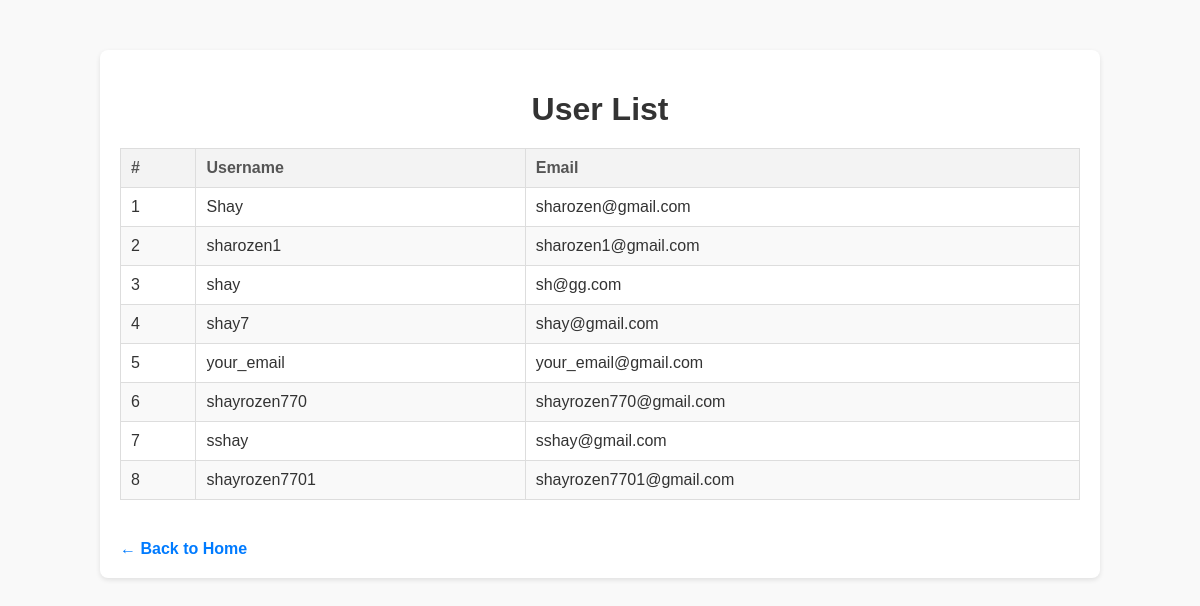
The page /userlist/ (signed in) on the database its author committed.
### therapist/models.py (models this page shows, shortened)
class CustomUser(AbstractUser):
    is_client = models.BooleanField(default=False)
    is_admin = models.BooleanField(default=False)
    groups = models.ManyToManyField(
        'auth.Group',
        related_name='customuser_groups',  # Add this
        blank=True,
        help_text='The groups this user belongs to.',
        verbose_name='groups',
    )
    user_permissions = models.ManyToManyField(
        'auth.Permission',
        related_name='customuser_user_permissions',  # Add this
        blank=True,
        help_text='Specific permissions for this user.',
        verbose_name='user permissions',
    )

### therapist/views.py (the view)
# urls.py: path('userlist/', user_list, name='user_list'),
@login_required
def user_list(request):
    users = User.objects.all()
    return render(request, 'user_list.html', {'users': users})

### therapist/templates/user_list.html (shortened to what this page needs)
<!DOCTYPE html>
<html lang="en">
<head>
    {% load static %}
    <link rel="stylesheet" href="{% static 'css/style.css' %}">
</head>
<body>
    <div class="container">
        <h1>User List</h1>
        <table>
            <thead>
                <tr>
                    <th>#</th>
                    <th>Username</th>
                    <th>Email</th>
                </tr>
            </thead>
            <tbody>
                {% for user in users %}
                <tr>
                    <td>{{ forloop.counter }}</td>
                    <td>{{ user.username }}</td>
                    <td>{{ user.email }}</td>
                </tr>
                {% empty %}
                <tr>
                    <td colspan="3">No users found.</td>
                </tr>
                {% endfor %}
            </tbody>
        </table>
        <a href="/" class="back-link">← Back to Home</a>
    </div>
</body>
</html>

### static/css/style.css (style rules this page uses)
body { font-family: Arial, sans-serif; margin: 0; padding: 0; background-color: #f9f9f9; color: #333; }

### therapist/templates/user_list.html (style rules this page uses)
body { font-family: Arial, sans-serif; background-color: #f9f9f9; margin: 0; padding: 0; }
.container { width: 80%; margin: 50px auto; background: #ffffff; border-radius: 8px; box-shadow: 0 2px 5px rgba(0, 0, 0, 0.1); padding: 20px; }
h1 { text-align: center; color: #333; font-size: 2rem; margin-bottom: 20px; }
table { width: 100%; border-collapse: collapse; margin-bottom: 20px; }
table th, table td { padding: 10px; text-align: left; border: 1px solid #ddd; }
table th { background-color: #f3f3f3; color: #555; }
table tr:nth-child(even) { background-color: #f9f9f9; }
.back-link { display: inline-block; margin-top: 20px; text-decoration: none; color: #007bff; font-weight: bold; transition: color 0.3s; }

### rows shown on the page
CustomUser: username "Shay", email "sharozen@gmail.com"
CustomUser: username "sharozen1", email "sharozen1@gmail.com"
CustomUser: username "shay", email "sh@gg.com"
CustomUser: username "shay7", email "shay@gmail.com"
CustomUser: username "your_email", email "your_email@gmail.com"
CustomUser: username "shayrozen770", email "shayrozen770@gmail.com"
CustomUser: username "sshay", email "sshay@gmail.com"
CustomUser: username "shayrozen7701", email "shayrozen7701@gmail.com"
